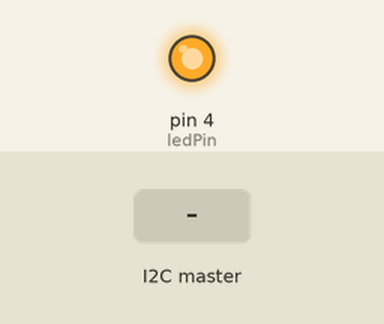
Recording of a sketch running on a simulated SparkFun Pro Micro, built with avr-gcc and run on an emulated ATmega32U4. On the bench: output pins drawn as LEDs (lit = HIGH). The inputs (shaded band) are chosen by the test bench. USB keyboard and mouse output is not drawn; what the sketch prints to the serial monitor is not drawn.

Above: at 1.2 s.
1.3 s: the I2C master sends the byte 1
2.8 s: the I2C master sends the byte 0
At 3.1 s:
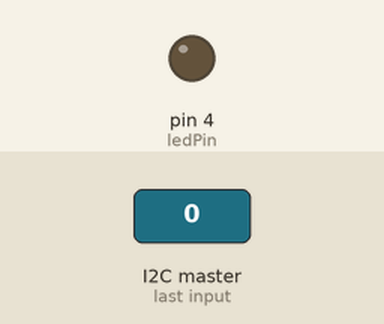
4.3 s: the I2C master sends the byte 2
At 5.4 s:
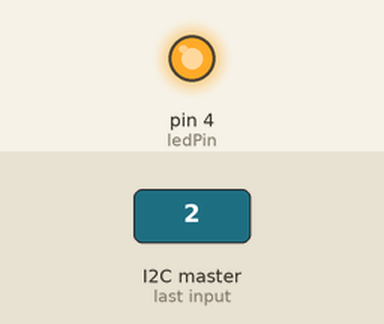
Timing chart, 0 to 7.3 s (numbered marks = the images above; inputs shaded):
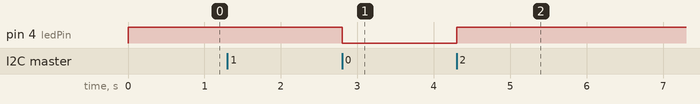

Measured:
- after the input at 1.3 s, every drawn part: stays the same
- after the input at 2.8 s, pin 4 (ledPin): HIGH → LOW at once
- after the input at 4.3 s, pin 4 (ledPin): LOW → HIGH at once

The sketch:

Reciever2.ino
```cpp
//This is the code of the device connected to the receiver via i2c in the WirellessControl project
//We recommend using Leonardo, Micro or Pro micro for this code

#include <Wire.h>
#include <Mouse.h>

bool isLedOn;
  const int ledPin = 4;

void setup() {
  Serial.begin(9600);
  Wire.begin(9);
  Wire.onReceive(receiveData);
      pinMode(ledPin, OUTPUT);
  digitalWrite(ledPin, HIGH);
    Mouse.begin();

}

void loop() {
  //empty
}

void receiveData(int byteCount) {
  while (Wire.available()) {
    isLedOn = !isLedOn;
    char receivedByte = Wire.read();
    Serial.print("Received Data: ");
    Serial.println(receivedByte);
    digitalWrite(ledPin, isLedOn);
    Mouse.click(MOUSE_LEFT);
  }
}
```
